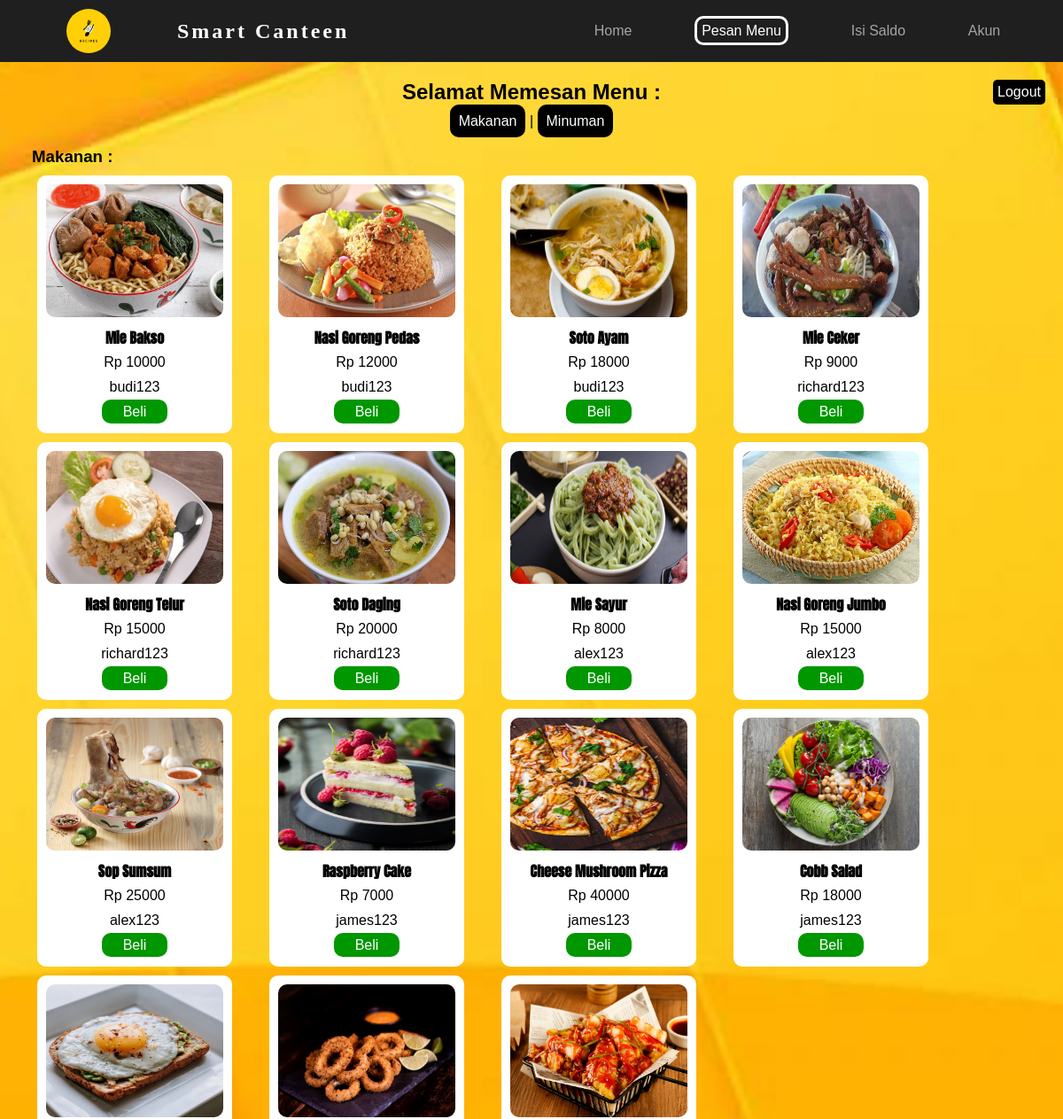
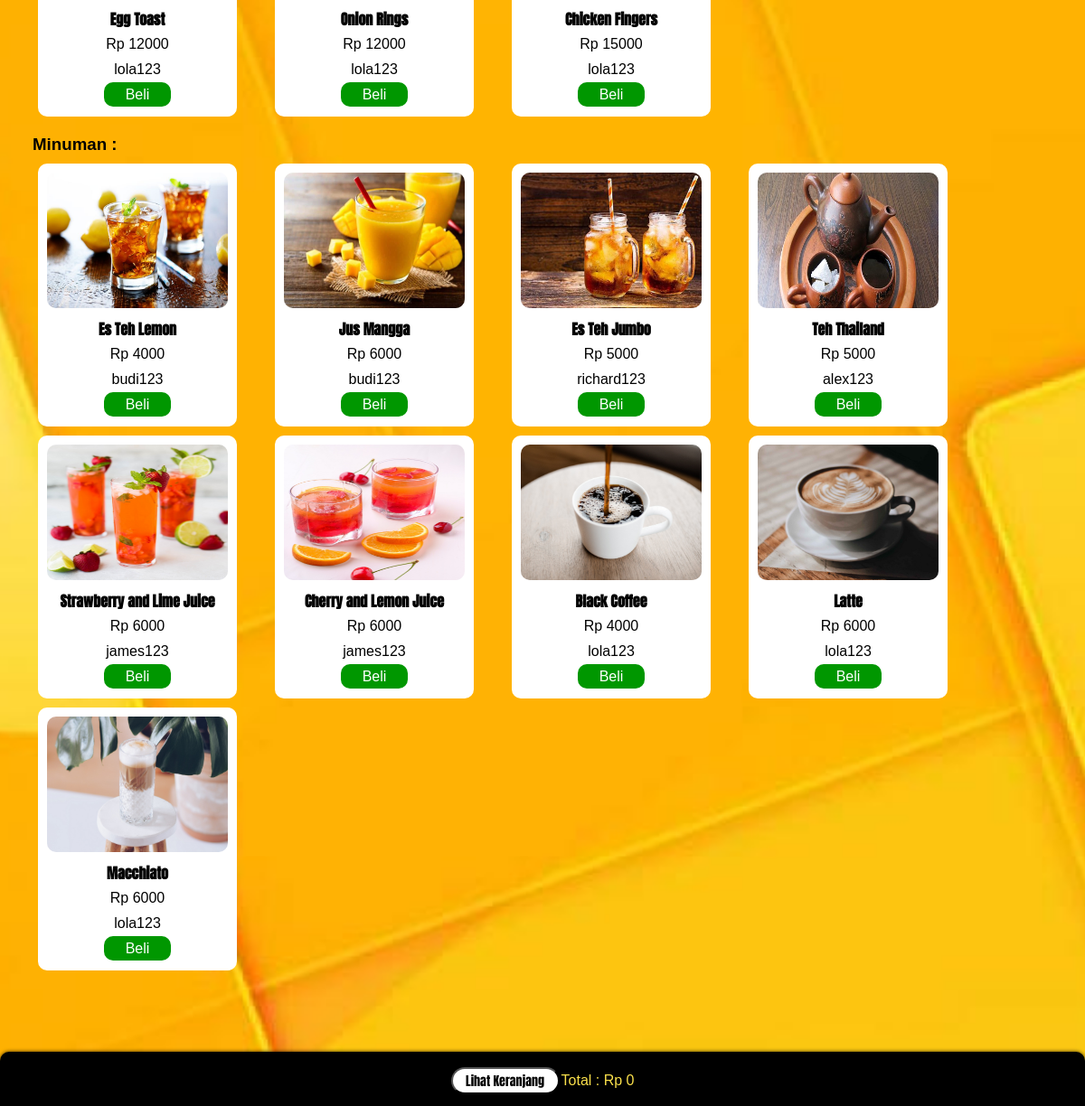
Screenshot of /pembeli/pesanPembeli.php (signed in) with the database file from the repository (2 pictures, top to bottom).
### tables this page shows
CREATE TABLE `menu` (
  `id_menu` int(11) NOT NULL,
  `id_penjual` int(11) DEFAULT NULL,
  `kategori` varchar(10) NOT NULL,
  `nama_menu` varchar(30) NOT NULL,
  `harga` bigint(20) NOT NULL,
  `info` varchar(50) DEFAULT NULL,
  `gambar` varchar(30) DEFAULT NULL,
  `stock` int(11) DEFAULT NULL
);

CREATE TABLE `user_penjual` (
  `id_penjual` int(11) NOT NULL,
  `username_penjual` varchar(20) NOT NULL,
  `email_penjual` varchar(30) DEFAULT NULL,
  `no_telpon_penjual` varchar(15) NOT NULL,
  `saldo_penjual` bigint(20) DEFAULT NULL,
  `password_penjual` varchar(255) NOT NULL
);

### pembeli/fungsiPembeli.php (called while the page is built, shortened)
<?php
$db = mysqli_connect("localhost", "root", "", "preorder_smart_canteen");
function queryData($queryPembeli) {
    global $db;
    $result = mysqli_query($db, $queryPembeli);
    if (mysqli_num_rows($result)) {
        $instances = [];
        while ($instance = mysqli_fetch_assoc($result)) {
            $instances[] = $instance;
        }
        return $instances;
    } else {
        return false;
    }
}
?>

### pembeli/pesanPembeli.php (the view, shortened to what this page needs)
<?php
require "fungsiPembeli.php";
$iniMakanan = queryData("SELECT * FROM menu JOIN user_penjual ON menu.id_penjual = user_penjual.id_penjual WHERE kategori = 'makanan' AND stock > 0");
$iniMinuman = queryData("SELECT * FROM menu JOIN user_penjual ON menu.id_penjual = user_penjual.id_penjual WHERE kategori = 'minuman' AND stock > 0");
?>
<!DOCTYPE html>
<html lang="en">
<head>
    <link rel="stylesheet" href="pesanPembeli.css">
</head>
<body>
    <nav>
        <img src="../LogoCanteen2.png">
        <div class="logo">
            <h4>Smart Canteen</h4>
        </div>
        <ul class="navigasi">
            <li><a href="homePembeli.php">Home</a></li>
            <li><a href="#">Pesan Menu</a></li>
            <li><a href="isiPembeli.php">Isi Saldo</a></li>
            <li><a href="akunPembeli.php">Akun</a></li>
        </ul>
    </nav>
    <a class="tombolLogout" href="../logoutsmartcanteen.php" onclick="return confirm('Apakah yakin Logout dari halaman?');">Logout</a>
    <h2>Selamat Memesan Menu :</h2>
    <div class="pilih">
        <a href="#makanan">Makanan</a> | <a href="#minuman">Minuman</a>
    </div>
    <h3 id="makanan">Makanan :</h3>
    <section class="daftar-makanan">
        <?php foreach($iniMakanan as $makanan) : ?>
            <div class="makanan">
                <img src="../penjual/img/<?= $makanan["gambar"]; ?>" alt="">
                <p class="namaMenu"> <b> <?= $makanan["nama_menu"]; ?> </b> </p>
                <p>Rp <?= $makanan["harga"]; ?> </p>
                <p> <?= $makanan["username_penjual"]; ?> </p>
                <a href="pesanPembeli(keranjang).php?id=<?=$makanan['id_menu']?>">Beli</a>
            </div>
        <?php endforeach; ?>
    </section>
    <h3 id="minuman">Minuman :</h3>
    <section class="daftar-minuman">
        <?php foreach($iniMinuman as $minuman) : ?>
            <div class="minuman">
                <img src="../penjual/img/<?= $minuman["gambar"]; ?>" alt="">
                <p class="namaMenu"> <b> <?= $minuman["nama_menu"]; ?> </b> </p>
                <p>Rp <?= $minuman["harga"]; ?> </p>
                <p> <?= $minuman["username_penjual"]; ?> </p>
                <a href="pesanPembeli(keranjang).php?id=<?=$minuman['id_menu']?>">Beli</a>
            </div>
        <?php endforeach; ?>
    </section>
    <div class="space-pesanan"></div>
            <?php
                $tagihan = 0;
            ?>
    <div class="kotak-pesanan">
        <table>
            <tr>
                <td><button id="tombolModal" class="tombolModal">Lihat Keranjang</button></td>
                <td class="tulisanTotal">Total : Rp <?php echo number_format($tagihan); ?></td>
            </tr>
        </table>
    </div>
</body>
</html>

### pembeli/pesanPembeli.css (style rules this page uses)
* { margin: 0; padding: 0; }
html { font-family: sans-serif; background: url('../admin/background-makanan-admin.jpg'); min-height: 100%; background-position: center; background-repeat: no-repeat; background-size: cover; }
nav { display: grid; background-color: rgb(31, 31, 31); grid-template-columns: 1fr 2fr 3fr; height: 70px; justify-items: center; align-items: center; }
nav img { width: 50px; height: 50px; border-radius: 50%; }
nav .logo { justify-self: start; font-family: helmetneue; letter-spacing: 3px; color: white; font-size: 24px; }
nav ul { display: flex; list-style: none; width: 100%; justify-content: space-evenly; }
nav ul li a { color:rgba(255, 255, 255, 0.6); text-decoration: none; font-size: 1em; }
.navigasi li:nth-child(2) a { color: white; border-style: solid; padding: 5px; border-radius: 10px; }
.tombolLogout { background-color: black; border-radius: 5px; text-decoration: none; color: white; padding: 5px; position: absolute; top: 90px; right: 20px; }
body h2 { margin-top: 20px; text-align: center; margin-bottom: 10px; }
.pilih { width: 50%; margin: 0 auto; text-align: center; }
.pilih a { color: white; text-decoration: none; padding: 10px; background-color: black; border-radius: 10px; }
body h3 { margin-top: 20px; margin-left: 3%; }
.makanan { border-radius: 10px; text-align: center; background-color: white; float: left; margin-left: 42px; margin-top: 10px; padding: 10px; line-height: 28px; }
.makanan img { width: 200px; height: 150px; border-radius: 10px; }
.namaMenu { font-family: 'Anton', sans-serif; }
.makanan a { padding: 5px 24px; border-radius: 10px; background-color: rgb(0, 151, 0); text-decoration: none; color: white; }
.minuman { border-radius: 10px; text-align: center; background-color: white; float: left; margin-left: 42px; margin-top: 10px; padding: 10px; line-height: 28px; }
.minuman img { width: 200px; height: 150px; border-radius: 10px; }
.minuman a { padding: 5px 24px; border-radius: 10px; background-color: rgb(0, 151, 0); text-decoration: none; color: white; }
.space-pesanan { height: 150px; }
.kotak-pesanan { width: 100%; height: 60px; background-color: #000000; margin: auto; position: fixed; bottom: 0; right: 0; border-radius: 10px 10px 0 0; box-shadow: 0 0 4px rgb(0, 0, 0, 0.8); }
.kotak-pesanan table { margin: 15px auto; }
.tulisanTotal { color: #fae04b; }
.tombolModal { display: block; width: 120px; height: 30px; font-size: 14px; border-radius: 20px; background-color: #ffffff; font-family: 'Anton', sans-serif; transition: 0.2s; }

### rows the page displays
menu: gambar (picture), nama_menu "Mie Bakso", harga "10000", id_penjual.username_penjual "budi123"
menu: gambar (picture), nama_menu "Nasi Goreng Pedas", harga "12000", id_penjual.username_penjual "budi123"
menu: gambar (picture), nama_menu "Soto Ayam", harga "18000", id_penjual.username_penjual "budi123"
menu: gambar (picture), nama_menu "Mie Ceker", harga "9000", id_penjual.username_penjual "richard123"
menu: gambar (picture), nama_menu "Nasi Goreng Telur", harga "15000", id_penjual.username_penjual "richard123"
menu: gambar (picture), nama_menu "Soto Daging", harga "20000", id_penjual.username_penjual "richard123"
menu: gambar (picture), nama_menu "Mie Sayur", harga "8000", id_penjual.username_penjual "alex123"
menu: gambar (picture), nama_menu "Nasi Goreng Jumbo", harga "15000", id_penjual.username_penjual "alex123"
menu: gambar (picture), nama_menu "Sop Sumsum", harga "25000", id_penjual.username_penjual "alex123"
menu: gambar (picture), nama_menu "Raspberry Cake", harga "7000", id_penjual.username_penjual "james123"
menu: gambar (picture), nama_menu "Cheese Mushroom Pizza", harga "40000", id_penjual.username_penjual "james123"
menu: gambar (picture), nama_menu "Cobb Salad", harga "18000", id_penjual.username_penjual "james123"
menu: gambar (picture), nama_menu "Egg Toast", harga "12000", id_penjual.username_penjual "lola123"
menu: gambar (picture), nama_menu "Onion Rings", harga "12000", id_penjual.username_penjual "lola123"
menu: gambar (picture), nama_menu "Chicken Fingers", harga "15000", id_penjual.username_penjual "lola123"
menu: gambar (picture), nama_menu "Es Teh Lemon", harga "4000", id_penjual.username_penjual "budi123"
menu: gambar (picture), nama_menu "Jus Mangga", harga "6000", id_penjual.username_penjual "budi123"
menu: gambar (picture), nama_menu "Es Teh Jumbo", harga "5000", id_penjual.username_penjual "richard123"
menu: gambar (picture), nama_menu "Teh Thailand", harga "5000", id_penjual.username_penjual "alex123"
menu: gambar (picture), nama_menu "Strawberry and Lime Juice", harga "6000", id_penjual.username_penjual "james123"
menu: gambar (picture), nama_menu "Cherry and Lemon Juice", harga "6000", id_penjual.username_penjual "james123"
menu: gambar (picture), nama_menu "Black Coffee", harga "4000", id_penjual.username_penjual "lola123"
menu: gambar (picture), nama_menu "Latte", harga "6000", id_penjual.username_penjual "lola123"
menu: gambar (picture), nama_menu "Macchiato", harga "6000", id_penjual.username_penjual "lola123"

### other values shown
$tagihan "0"
